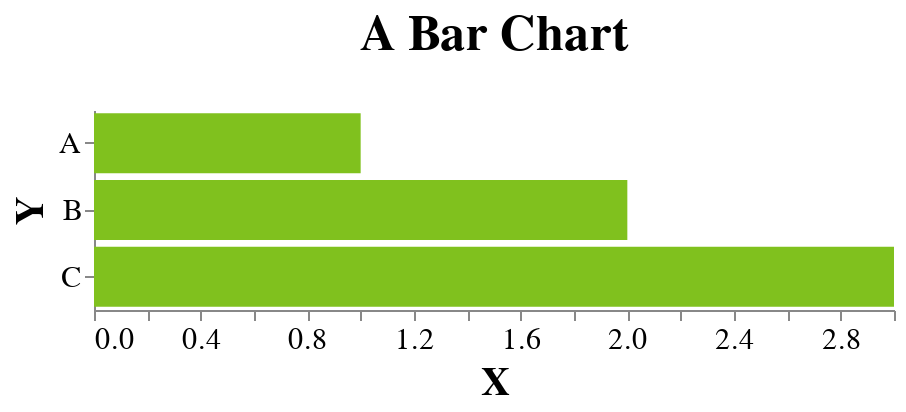

The notebook cell saved with this chart:
### Code cell
from config import *
import pandas as pd
import altair as alt

df = pd.DataFrame({
   'X' : [1,2,3],
   'Y' : ['A','B','C']
})

chart = alt.Chart(df).mark_bar(color=iColor
).encode(
    x = 'X:Q',     
    y = 'Y:N' 
).properties(title='A Bar Chart', height=100)

configure_layout(chart)

### Figure 1 — Vega-Lite specification as saved in the notebook (floating-point values rounded to 4 significant figures)
{"config": {"view": {"continuousWidth": 400, "continuousHeight": 300, "strokeWidth": 0}, "axis": {"grid": false, "labelFontSize": 15, "titleFontSize": 20}, "legend": {"labelFontSize": 15, "titleFontSize": 20}, "title": {"fontSize": 25, "offset": 25}}, "data": {"name": "data-41204eb621ae975685516319983627f1"}, "mark": {"type": "bar", "color": "#80C11E"}, "encoding": {"x": {"field": "X", "type": "quantitative"}, "y": {"field": "Y", "type": "nominal"}}, "height": 100, "title": "A Bar Chart", "$schema": "https://vega.github.io/schema/vega-lite/v4.17.0.json", "datasets": {"data-41204eb621ae975685516319983627f1": [{"X": 1, "Y": "A"}, {"X": 2, "Y": "B"}, {"X": 3, "Y": "C"}]}}
